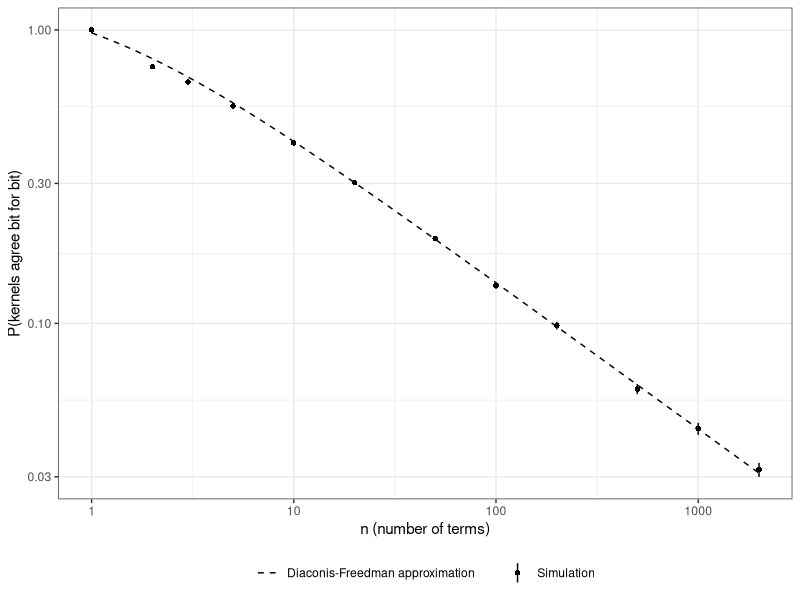

R code for this plot:
# illustration.R -- reproduces the agreement figure (figs/agreement.pdf) and the numbers quoted
# in the "Numerical illustration" section of blas_kernels.tex.
# Run from the directory containing blas_kernels.tex:  Rscript illustration.R
library(ggplot2)

set.seed(2026)
reps <- 40000
a0 <- 1.5 * 2^20                   # running total in the binade [2^20, 2^21)
h <- 2^(20 - 52)                   # its grid spacing: one ulp
ns <- c(1, 2, 3, 5, 10, 20, 50, 100, 200, 500, 1000, 2000)
rterm <- function(k) (runif(k) + runif(k) * 2^-32) * 2^-10   # full-precision terms

# Theorem 1: kernel A adds each term to the large running total,
# kernel B sums the terms at small magnitude first and adds the result once
sim <- do.call(rbind, lapply(ns, function(n) {
  sA <- rep(a0, reps)
  tB <- rep(0, reps)
  for (j in seq_len(n)) {
    x <- rterm(reps)
    sA <- sA + x
    tB <- tB + x
  }
  D <- (sA - (a0 + tB)) / h        # difference in ulps
  stopifnot(all(D == round(D)))    # Theorem 1 (i): always a whole number of ulps
  data.frame(n = n, p = mean(D == 0), se = sd(D == 0) / sqrt(reps))
}))
sim$approx <- sqrt(6 / (pi * (sim$n + 1)))   # Diaconis-Freedman approximation, Theorem 1 (ii)

# Within one binade the order does not matter: forward vs reverse summation onto the large total
same_grid <- do.call(rbind, lapply(c(10, 100, 1000), function(n) {
  X <- matrix(rterm(5000 * n), 5000, n)
  fwd <- rep(a0, 5000); for (j in seq_len(n)) fwd <- fwd + X[, j]
  bwd <- rep(a0, 5000); for (j in rev(seq_len(n))) bwd <- bwd + X[, j]
  data.frame(n = n, agree = mean(fwd == bwd))
}))

# Figure
nn <- exp(seq(log(1), log(2000), length.out = 100))
fig <- ggplot() +
  geom_line(data = data.frame(n = nn, p = sqrt(6 / (pi * (nn + 1)))),
            aes(n, p, linetype = "Diaconis-Freedman approximation")) +
  geom_pointrange(data = sim, aes(n, p, ymin = p - 2 * se, ymax = p + 2 * se,
                                  shape = "Simulation"), size = 0.3) +
  scale_x_log10() +
  scale_y_log10() +
  scale_linetype_manual(values = c("Diaconis-Freedman approximation" = "dashed")) +
  scale_shape_manual(values = c("Simulation" = 16)) +
  labs(x = "n (number of terms)", y = "P(kernels agree bit for bit)", linetype = NULL, shape = NULL) +
  theme_bw() +
  theme(legend.position = "bottom")
dir.create("figs", showWarnings = FALSE)
ggsave("figs/agreement.pdf", fig, width = 6.5, height = 4)

# Numbers quoted in the text
two <- sim$n == 2
cat(sprintf("n = 2: agreement rate %.3f (standard error %.3f); exact value 3/4\n", sim$p[two], sim$se[two]))
cat(sprintf("n = 2: the approximation exceeds the simulated rate by %.1f%%\n",
            100 * (sim$approx[two] / sim$p[two] - 1)))
z <- (sim$approx - sim$p) / sim$se
cat(sprintf("n >= 10: approximation within %.1f standard errors of every simulated rate\n",
            max(abs(z[sim$n >= 10]))))
cat("same-grid agreement (n = 10, 100, 1000):", paste0(round(100 * same_grid$agree, 2), "%"), "\n")
